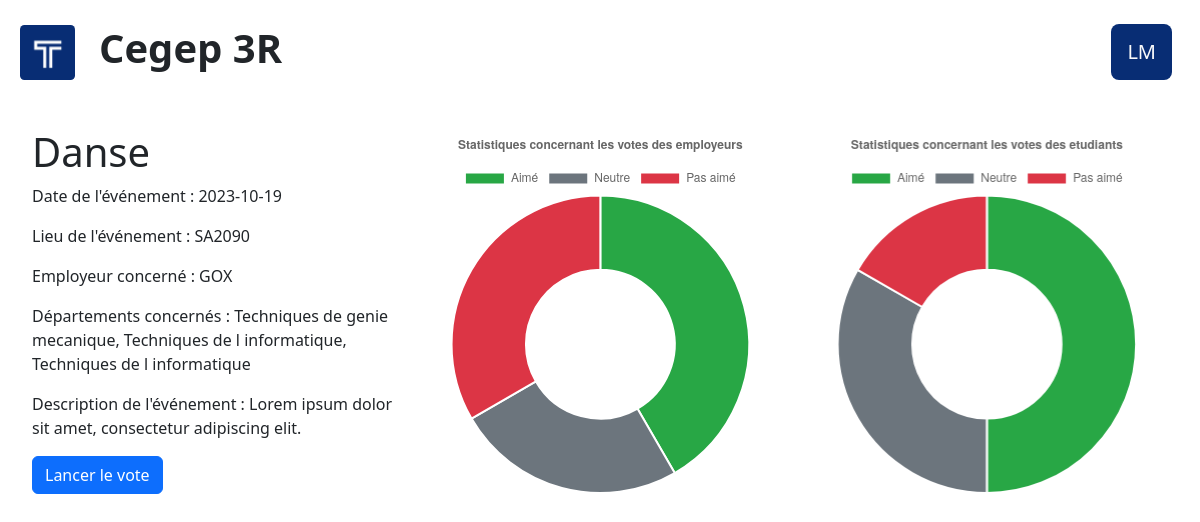
The app's page /pages/evenement.php?idEv=30 (signed in) with its own data.
### tables this page shows
CREATE TABLE `user` (
  `idUser` int(11) NOT NULL,
  `image` varchar(255) NOT NULL,
  `lastname` varchar(255) NOT NULL,
  `firstname` varchar(255) NOT NULL,
  `poste` varchar(255) NOT NULL,
  `email` varchar(255) NOT NULL,
  `password` varchar(255) NOT NULL,
  `pin` int(11) NOT NULL
);

CREATE TABLE `event` (
  `idEv` int(11) NOT NULL,
  `nameEv` varchar(255) NOT NULL,
  `dateEv` date NOT NULL,
  `timeEv` varchar(255) NOT NULL,
  `locationEv` varchar(255) NOT NULL,
  `employeurEv` varchar(255) NOT NULL,
  `descriptionEv` varchar(255) NOT NULL,
  `idUser` int(11) NOT NULL
);

### pages/evenement.php (the view, shortened to what this page needs)
<!DOCTYPE html>
<html lang="en">
<head>
    <link href="https://cdn.jsdelivr.net/npm/bootstrap@5.3.1/dist/css/bootstrap.min.css" rel="stylesheet">
</head>
<body>
    <?php
    $servername = "localhost";
    $username = "root";
    $password = "root";
    $db = "smileface";
    $conn = new mysqli($servername, $username, $password, $db);
    $idUser = $_SESSION['idUser'];
    $idEv = $_GET['idEv'];
    $firstname = "";
    $lastname = "";
    $nomEv = "";
    $dateEv = "";
    $locationEv = "";
    $employeurEv = "";
    $descriptionEv = "";
    $sqlEvent = "SELECT * FROM `event` WHERE `idEv` = $idEv";
    $resultEvent = $conn->query($sqlEvent);
    if ($resultEvent->num_rows > 0) {
        while ($row = $resultEvent->fetch_assoc()) {
            $nomEv = $row['nameEv'];
            $dateEv = $row['dateEv'];
            $locationEv = $row['locationEv'];
            $employeurEv = $row['employeurEv'];
            $descriptionEv = $row['descriptionEv'];
        }
    } else {
        echo "0 results";
    }
    $sqlUser = "SELECT * FROM `user` WHERE `idUser` = $idUser";
    $resultUser = $conn->query($sqlUser);
    if ($resultUser->num_rows > 0) {
        while ($row = $resultUser->fetch_assoc()) {
            $lastname = $row['lastname'];
            $firstname = $row['firstname'];
        }
    } else {
    }
    function getVoteCounts($table)
    {
        $sql = "SELECT
                SUM(CASE WHEN satisfactionlevelEm = 1 THEN 1 ELSE 0 END) AS aimer,
                SUM(CASE WHEN satisfactionlevelEm = 2 THEN 1 ELSE 0 END) AS neutre,
                SUM(CASE WHEN satisfactionlevelEm = 3 THEN 1 ELSE 0 END) AS detester
            FROM $table";
        $result = mysqli_query($GLOBALS['conn'], $sql);
        return mysqli_fetch_assoc($result);
    }
    function getVoteCountsEt($table)
    {
        $sql = "SELECT
                SUM(CASE WHEN satisfactionlevelEt = 1 THEN 1 ELSE 0 END) AS aimer,
                SUM(CASE WHEN satisfactionlevelEt = 2 THEN 1 ELSE 0 END) AS neutre,
                SUM(CASE WHEN satisfactionlevelEt = 3 THEN 1 ELSE 0 END) AS detester
            FROM $table";
        $result = mysqli_query($GLOBALS['conn'], $sql);
        return mysqli_fetch_assoc($result);
    }
    $employeeSatisfactionCounts = getVoteCounts('employeesatisfaction');
    $studentSatisfactionCounts = getVoteCountsEt('studentsatisfaction');
    $employeeSatisfactionJSON = json_encode($employeeSatisfactionCounts);
    $studentSatisfactionJSON = json_encode($studentSatisfactionCounts);
    $pseudo = strtoupper(substr($firstname, 0, 1)) . strtoupper(substr($lastname, 0, 1));
    $sqlDpt = "SELECT d.Name
    FROM liason l
    INNER JOIN departement d ON l.idDpt = d.id
    WHERE l.idEv = $idEv";
    $resultDpt = mysqli_query($conn, $sqlDpt);
    $departements = array();
    while ($row = mysqli_fetch_assoc($resultDpt)) {
        $departements[] = $row['Name'];
    }
    ?>
    <div class="container-fluid">
        <div class="row justify-content-between g-0">
            <div class="col-md-4 col-sm-5 mt-4 ms-2 d-flex flex-row align-items-center">
                <img src="../assets/logo.svg" width="55" height="55" alt="logo">
                <h1 class="ms-4 fw-bold">Cegep 3R</h1>
            </div>
            <div class="col-md-3 col-sm-4 mt-4 me-2 d-flex justify-content-end">
                <a href="#" class="d-flex flex-row align-items-center justify-content-end me-2 text-decoration-none">
                    <div class=" w-100" style="border-radius: 8px; min-height: 10px;  background-color:#082D74;">
                        <h5 class="text-light mx-3 my-3"><?php echo $pseudo ?> </h5>
                    </div>
                </a>
            </div>
        </div>
        <div class="row mt-5 ms-2 me-2">
            <div class="col-md-4">
                <h1><?php echo $nomEv ?></h1>
                <p>Date de l'événement : <?php echo $dateEv ?></p>
                <p>Lieu de l'événement : <?php echo $locationEv ?></p>
                <p>Employeur concerné : <?php echo $employeurEv ?></p>
                <?php
                if (count($departements) > 0) {
                    $departementsListe = implode(', ', $departements);
                    echo "<p>Départements concernés : $departementsListe</p>";
                } else {
                    echo "<p>Aucun département concerné.</p>";
                }
                ?>
                <p>Description de l'événement : <?php echo $descriptionEv ?></p>
                <?php
                $date_evenement = strtotime($row['dateEv']);
                $aujourd_hui = time();
                if ($date_evenement < $aujourd_hui) {
                    echo "<a href='#' class='btn btn-primary'>Lancer le vote</a>";
                }
                ?>
            </div>
            <div class="col-md-4">
                <canvas id="statsChart">
                </canvas>
            </div>
            <div class="col-md-4">
                <canvas id="statshartSecond" aria-label="Hello ARIA World" role="img">
                </canvas>
            </div>
        </div>
    </div>
    <script>
        var employeeSatisfactionData = <?php echo $employeeSatisfactionJSON; ?>;
        var studentSatisfactionData = <?php echo $studentSatisfactionJSON; ?>;
        // graphique
        var ctx = document.getElementById('statsChart').getContext('2d');
        var myChart = new Chart(ctx, {
            type: 'doughnut',
            data: {
                labels: ['Aimé', 'Neutre', 'Pas aimé'],
                datasets: [{
                    data: [employeeSatisfactionData.aimer, employeeSatisfactionData.neutre, employeeSatisfactionData.detester],
                    backgroundColor: ['#28a745', '#6c757d', '#dc3545'],
                }],
            },
            options: {
                responsive: true,
                maintainAspectRatio: false,
                plugins: {
                    title: {
                        display: true,
                        text: 'Statistiques concernant les votes des employeurs',
                    },
                },
                legend: {
                    position: 'bottom',
                },
            },
        });
        var ctxsecond = document.getElementById('statshartSecond').getContext('2d');
        var myChartSecond = new Chart(ctxsecond, {
            type: 'doughnut',
            data: {
                labels: ['Aimé', 'Neutre', 'Pas aimé'],
                datasets: [{
                    data: [studentSatisfactionData.aimer, studentSatisfactionData.neutre, studentSatisfactionData.detester],
                    backgroundColor: ['#28a745', '#6c757d', '#dc3545'],
                }],
            },
            options: {
                responsive: true,
                maintainAspectRatio: false,
                plugins: {
                    title: {
                        display: true,
                        text: 'Statistiques concernant les votes des etudiants',
                    },
                },
                legend: {
                    position: 'bottom',
                },
            },
        });
    </script>
</body>
</html>

### records on screen
user: pseudo "LM"
event: nameEv "Danse", dateEv "2023-10-19", locationEv "SA2090", employeurEv "GOX", descriptionEv "Lorem ipsum dolor sit amet, consectetur adipiscing elit."

### other values on screen
$departementsListe "Techniques de genie mecanique, Techniques de l informatique, Techniques de l informatique"
chart data {{ $employeeSatisfactionJSON }} {"aimer":"5","neutre":"3","detester":"4"}
chart data {{ $studentSatisfactionJSON }} {"aimer":"3","neutre":"2","detester":"1"}
